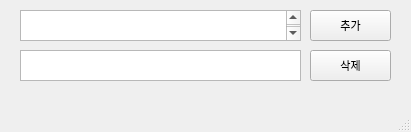
<?xml version="1.0" encoding="UTF-8"?>
<ui version="4.0">
 <class>MainWindow</class>
 <widget class="QMainWindow" name="MainWindow">
  <property name="geometry">
   <rect>
    <x>0</x>
    <y>0</y>
    <width>411</width>
    <height>132</height>
   </rect>
  </property>
  <property name="font">
   <font>
    <family>D2Coding</family>
    <pointsize>8</pointsize>
   </font>
  </property>
  <property name="windowTitle">
   <string>MainWindow</string>
  </property>
  <widget class="QWidget" name="centralwidget">
   <widget class="QPushButton" name="pushButton">
    <property name="geometry">
     <rect>
      <x>310</x>
      <y>10</y>
      <width>81</width>
      <height>31</height>
     </rect>
    </property>
    <property name="text">
     <string>추가</string>
    </property>
   </widget>
   <widget class="QPushButton" name="pushButton_2">
    <property name="geometry">
     <rect>
      <x>310</x>
      <y>50</y>
      <width>81</width>
      <height>31</height>
     </rect>
    </property>
    <property name="text">
     <string>삭제</string>
    </property>
   </widget>
   <widget class="QTextEdit" name="text1">
    <property name="geometry">
     <rect>
      <x>20</x>
      <y>10</y>
      <width>281</width>
      <height>31</height>
     </rect>
    </property>
    <property name="font">
     <font>
      <family>궁서체</family>
      <pointsize>12</pointsize>
     </font>
    </property>
    <property name="html">
     <string>&lt;!DOCTYPE HTML PUBLIC &quot;-//W3C//DTD HTML 4.0//EN&quot; &quot;http://www.w3.org/TR/REC-html40/strict.dtd&quot;&gt;
&lt;html&gt;&lt;head&gt;&lt;meta name=&quot;qrichtext&quot; content=&quot;1&quot; /&gt;&lt;style type=&quot;text/css&quot;&gt;
p, li { white-space: pre-wrap; }
&lt;/style&gt;&lt;/head&gt;&lt;body style=&quot; font-family:'궁서체'; font-size:12pt; font-weight:400; font-style:normal;&quot;&gt;
&lt;p style=&quot;-qt-paragraph-type:empty; margin-top:0px; margin-bottom:0px; margin-left:0px; margin-right:0px; -qt-block-indent:0; text-indent:0px;&quot;&gt;&lt;br /&gt;&lt;/p&gt;&lt;/body&gt;&lt;/html&gt;</string>
    </property>
   </widget>
   <widget class="QTextEdit" name="text2">
    <property name="geometry">
     <rect>
      <x>20</x>
      <y>50</y>
      <width>281</width>
      <height>31</height>
     </rect>
    </property>
   </widget>
  </widget>
  <widget class="QMenuBar" name="menubar">
   <property name="geometry">
    <rect>
     <x>0</x>
     <y>0</y>
     <width>411</width>
     <height>21</height>
    </rect>
   </property>
  </widget>
  <widget class="QStatusBar" name="statusbar"/>
 </widget>
 <resources/>
 <connections/>
</ui>
